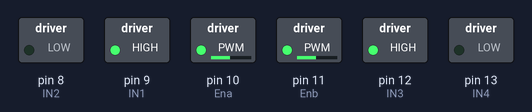
The sketch below on a simulated Arduino Uno, built with avr-gcc and run on an emulated ATmega328P. Parts: switched loads named in the sketch (green lamp = pin HIGH).

Above: at 0.1 s.
Timing chart, 0 to 1.6 s (numbered marks = the images above):
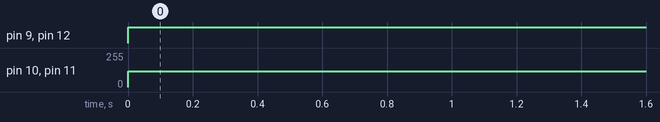

The sketch:

wheel_circuit.ino
```cpp
//Motor 1:
#define Ena 10
#define IN1 9
#define IN2 8

//Motor 2:
#define Enb 11
#define IN3 12
#define IN4 13

int speed1=120;
int Direct1=1;
int Direct2=0;

int speed2=120;
int Direct3=1;
int Direct4=0;

void setup()
{
  pinMode(Ena, OUTPUT);
  pinMode(IN1, OUTPUT);
  pinMode(IN2, OUTPUT);
  pinMode(Enb, OUTPUT);
  pinMode(IN3, OUTPUT);
  pinMode(IN4, OUTPUT);
}

void loop()
{
  //Motor 1:
  digitalWrite(IN1, Direct1);
  digitalWrite(IN2, Direct2);
  analogWrite(Ena,speed1);

  //Motor 2:
  digitalWrite(IN3, Direct3);
  digitalWrite(IN4, Direct4);
  analogWrite(Enb,speed2);

}
```

Measured:
- by itself, pin 9 (IN1), pin 12 (IN3): LOW → HIGH at 0.00 s
- by itself, pin 10 (Ena), pin 11 (Enb): 0/255 → 120/255 at 0.00 s
